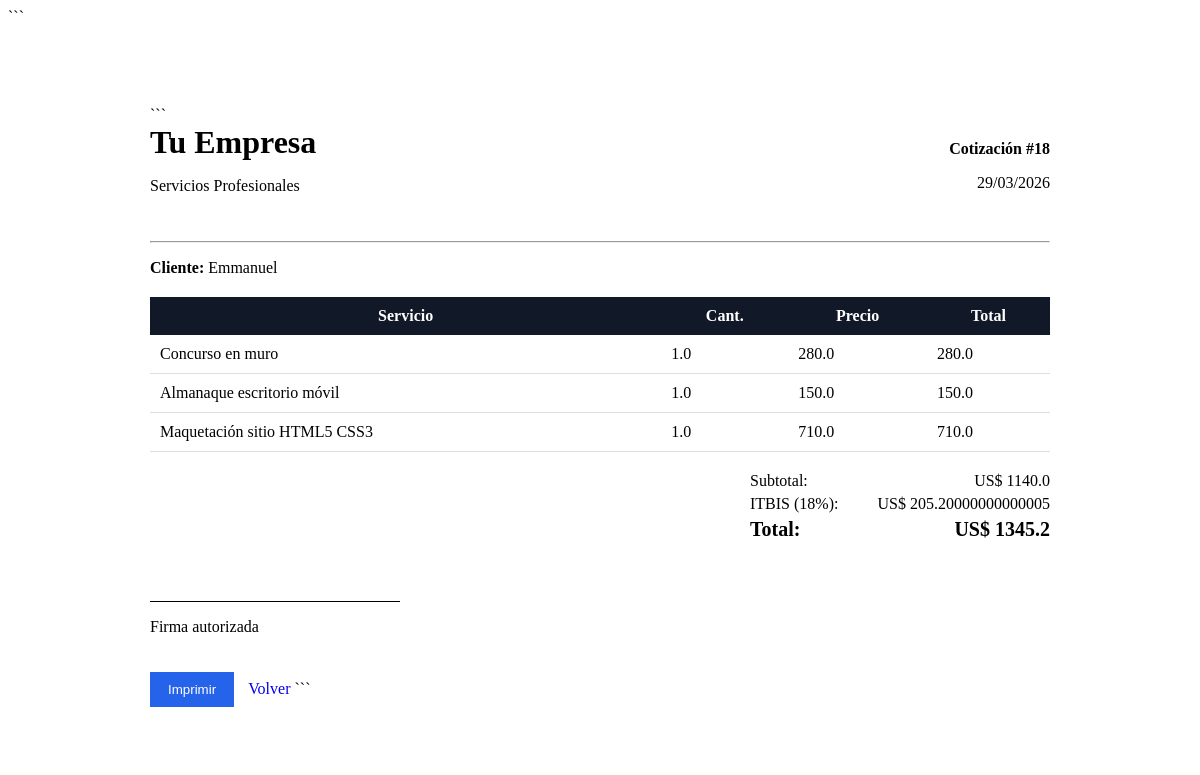
The app's page /detalle/18 with its own data.
### tables this page shows
CREATE TABLE cotizaciones (
        id INTEGER PRIMARY KEY AUTOINCREMENT,
        codigo TEXT,
        cliente TEXT,
        rnc TEXT,
        telefono TEXT,
        correo TEXT,
        fecha TEXT,
        subtotal REAL,
        itbis REAL,
        total REAL,
        estado TEXT
    );

CREATE TABLE cotizacion_items (
        id INTEGER PRIMARY KEY AUTOINCREMENT,
        cotizacion_id INTEGER,
        descripcion TEXT,
        cantidad REAL,
        precio REAL,
        total REAL
    );

### app.py (the view)
@app.route("/detalle/<int:id>")
def detalle(id):
    conn = sqlite3.connect("database.db")
    conn.row_factory = sqlite3.Row
    cursor = conn.cursor()
    cursor.execute(
        "SELECT * FROM cotizaciones WHERE id=?",
        (id,)
    )
    cotizacion = cursor.fetchone()
    cursor.execute("SELECT * FROM cotizacion_items WHERE cotizacion_id=?",
    (id,)
    )
    servicios = cursor.fetchall()
    conn.close()
    return render_template(
        "detalle.html",
        cotizacion=cotizacion,
        servicios= servicios
    )

### app.py (called while the page is built)
@app.context_processor
def inject_user():
    return dict(usuario=session.get("usuario"))

### templates/detalle.html (shortened to what this page needs)
<!DOCTYPE html>
<html lang="es">
<head>
    <link rel="stylesheet" href="https://cdnjs.cloudflare.com/ajax/libs/font-awesome/6.5.0/css/all.min.css">
</head>
<body>
<div class="contenido">
<div id="area-imprimir" class="card">
```
<div class="header">
    <div class="empresa">
        <h1>Tu Empresa</h1>
        <p>Servicios Profesionales</p>
    </div>
    <div class="info-doc">
        <p><strong>Cotización #{{ cotizacion.id }}</strong></p>
        <p>{{ cotizacion.fecha }}</p>
    </div>
</div>
<hr>
<div class="cliente">
    <p><strong>Cliente:</strong> {{ cotizacion.cliente }}</p>
</div>
<table>
    <thead>
        <tr>
            <th>Servicio</th>
            <th>Cant.</th>
            <th>Precio</th>
            <th>Total</th>
        </tr>
    </thead>
    <tbody>
        {% for s in servicios %}
        <tr>
            <td>{{ s.descripcion }}</td>
            <td>{{ s.cantidad }}</td>
            <td>{{ s.precio }}</td>
            <td>{{ s.total }}</td>
        </tr>
        {% endfor %}
    </tbody>
</table>
<div class="totales">
    <div>
        <span>Subtotal:</span>
        <span>US$ {{ cotizacion.total / 1.18 }}</span>
    </div>
    <div>
        <span>ITBIS (18%):</span>
        <span>US$ {{ cotizacion.total - (cotizacion.total / 1.18) }}</span>
    </div>
    <div class="total-final">
        <span>Total:</span>
        <span>US$ {{ cotizacion.total }}</span>
    </div>
</div>
<div class="firma">
    <div class="firma-linea"></div>
    <p>Firma autorizada</p>
</div>
<button onclick="window.print()" class="btn-imprimir">
    Imprimir
</button>
<a href="{{ url_for('index') }}" class="btn-volver">
    Volver
</a>
```
</div>
</div>
</body>
</html>

### templates/detalle.html (style rules this page uses)
.contenido { display: flex; justify-content: center; padding: 40px; }
.card { background: white; padding: 40px; width: 900px; border-radius: 12px; }
.header { display: flex; justify-content: space-between; margin-bottom: 30px; }
.empresa h1 { margin: 0; }
.info-doc { text-align: right; }
.cliente { margin-bottom: 20px; }
table { width: 100%; border-collapse: collapse; margin-top: 20px; }
th { background: #111827; color: white; padding: 10px; }
td { padding: 10px; border-bottom: 1px solid #ddd; }
.totales { margin-top: 20px; width: 300px; margin-left: auto; }
.totales div { display: flex; justify-content: space-between; margin-bottom: 5px; }
.total-final { font-size: 20px; font-weight: bold; }
.btn-imprimir { margin-top: 20px; padding: 10px 18px; background: #2563eb; color: white; border: none; cursor: pointer; }
.btn-volver { margin-left: 10px; text-decoration: none; }
.firma { margin-top: 60px; }
.firma-linea { width: 250px; border-top: 1px solid black; }

### records on screen
cotizaciones: id "18", fecha "29/03/2026", cliente "Emmanuel", cotizacion.total/1.18 "1140.0", cotizacion.total-(cotizacion.total/1.18) "205.20000000000005", total "1345.2"
cotizacion_items: descripcion "Concurso en muro", cantidad "1.0", precio "280.0", total "280.0"
cotizacion_items: descripcion "Almanaque escritorio móvil", cantidad "1.0", precio "150.0", total "150.0"
cotizacion_items: descripcion "Maquetación sitio HTML5 CSS3", cantidad "1.0", precio "710.0", total "710.0"
